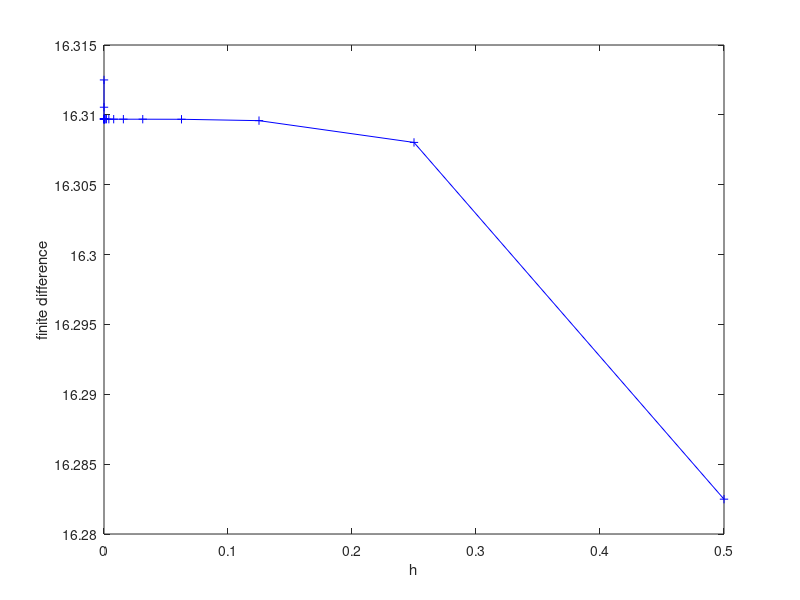
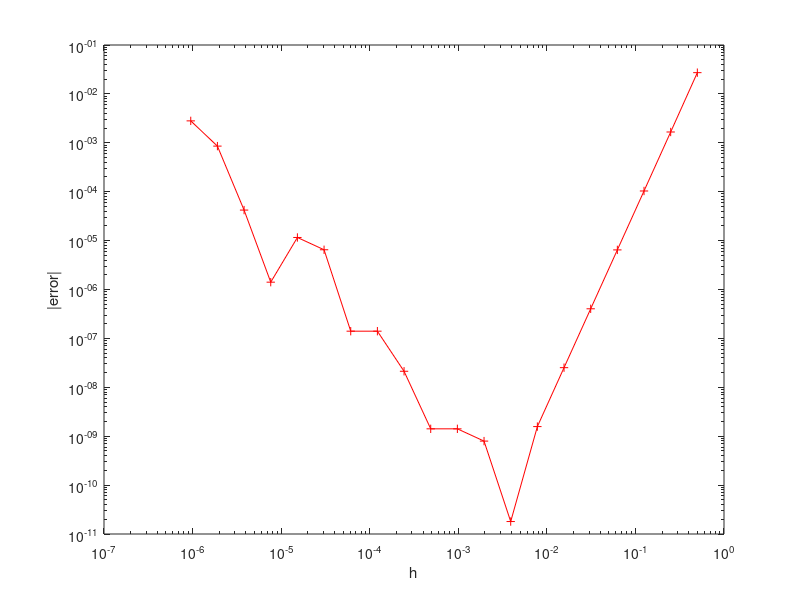

Here is the MATLAB script that generated these plots, in order:
% Numerical Programming 2 CSE
% Tutorial 8 - PDE - Finite Difference Method 2
% Author: Bernhard Gatzhammer

% Matlab code for exercise 1c)

close all
clear all

f = @(x,y) x*y*exp(x*y);
fxx = @(x,y) 2*y^2*exp(x*y) + x*y^3*exp(x*y);
fyy = @(x,y) 2*x^2*exp(x*y) + x^3*y*exp(x*y);
s1 = @(x,y,h) f(x-h,y) + f(x+h,y) + f(x,y-h) + f(x,y+h);
s2 = @(x,y,h) f(x-2*h,y) + f(x+2*h,y) + f(x,y-2*h) + f(x,y+2*h);
fd  = @(x,y,h) (4*s1(x,y,h) - (1/4)*s2(x,y,h) - 15*f(x,y))/(3*h^2);
x = 1;
y = 1;
exact = fxx(x,y) + fyy(x,y)
kend = 20;
numeric = zeros(1,kend);
hrange  = zeros(1,kend);
for k=1:kend
    hrange(k) = 1/2^k;
    numeric(k) = fd(x,y,hrange(k));
end
plot(hrange, numeric, '+-b')
xlabel('h')
ylabel('finite difference')
figure
error = abs(numeric - exact);
%plot(hrange, error, '+-r')
%semilogy(hrange, error, '+-r')
loglog(hrange, error, 'r+-')
%grid on
xlabel('h')
ylabel('|error|')